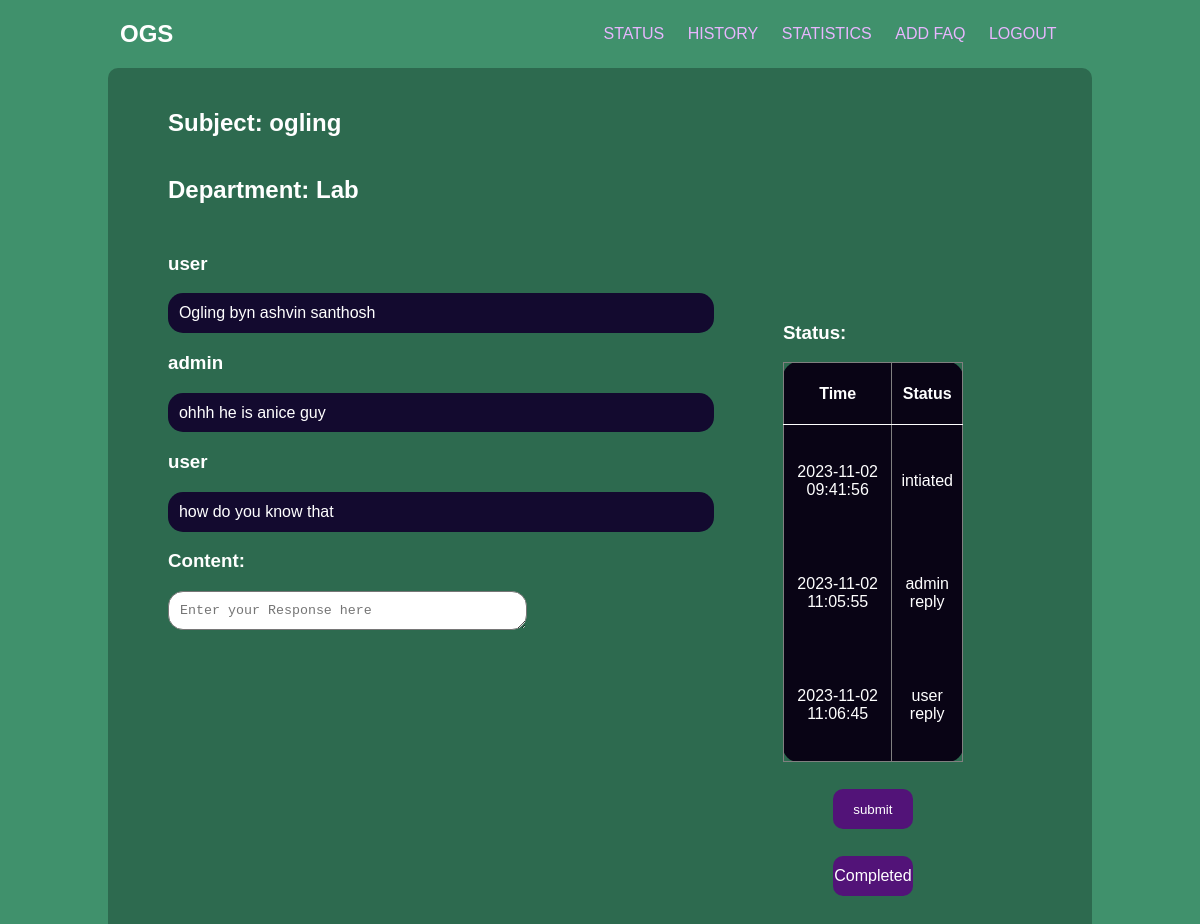
/admin/TicketReview.php?id=3, run on the app's committed database.
### tables this page shows
CREATE TABLE IF NOT EXISTS `tbl_ticket` (
  `t_id` int(11) NOT NULL AUTO_INCREMENT,
  `user_id` int(11) NOT NULL,
  `t_content` varchar(300) NOT NULL,
  `t_subject` varchar(30) NOT NULL,
  `t_department` varchar(30) NOT NULL,
  `t_file` blob NOT NULL,
  `t_active` varchar(10) NOT NULL,
  PRIMARY KEY (`t_id`)
);

CREATE TABLE IF NOT EXISTS `tbl_reply` (
  `t_id` int(11) NOT NULL,
  `t_time` datetime NOT NULL DEFAULT CURRENT_TIMESTAMP ON UPDATE CURRENT_TIMESTAMP,
  `t_role` varchar(6) NOT NULL,
  `t_reply` varchar(300) NOT NULL,
  `t_status` text NOT NULL
);

### admin/TicketReview.php (the view, shortened to what this page needs)
<html>
	<head>
		<link rel="stylesheet" type="text/css" href="../style.css">
	</head>
	<body>
		<header>
			<nav>
				<div class="title">
					<h2>OGS</h2>
				</div>
				<div class="links">
					<a href="./Status.php">STATUS</a>
					<a href="./History.php">HISTORY</a>
					<a href="./stat.php">STATISTICS</a>
					<a href="./FAQ.php">ADD FAQ</a>
					<a href = "../logout.php">LOGOUT</a>
				</div>
			</nav>
		</header>
		<?php
		$id = $_GET['id'];
		$sql = "SELECT * FROM `tbl_reply` where t_id ='$id' ORDER BY `t_time` ASC";
		$result = mysql_query($sql);
	?>
		<div class="container">
			<h2>Subject:<?php
				$subject_q = "SELECT t_subject FROM `tbl_ticket` where t_id='$id'";
				$subject_r = mysql_query($subject_q);
				$value = mysql_fetch_row($subject_r);
				echo"  $value[0]";
			 ?></h2>
			<h2>Department:<?php
				$subject_q = "SELECT t_department FROM `tbl_ticket` where t_id='$id'";
				$subject_r = mysql_query($subject_q);
				$value = mysql_fetch_row($subject_r);
				echo"  $value[0]";
			 ?></h2>
			<form action="./TicketReview.php" method="GET">
				<div class="left">
					<div class="user">
					<?php
						while($row = mysql_fetch_array($result)){
					?>
						<h3><?php echo $row['t_role'];?></h3>
						<p>
							<?php echo $row['t_reply'];?>
						</p>
					<?php
						}
					?>
		</div>
					<div class="content">
						<h3>Content: </h3>
						<textarea rows="1" cols="40" name ="content" placeholder="Enter your Response here" required></textarea>
					</div>
				</div>
				<div class="right">
					<div class="status">
						<h3>Status:</h3>
						<div class="status_con">
							<table Bgcolor="#090415" border="1" frame="hside" rules="cols">
								<tr>
									<th>Time</th>
									<th>Status</th>
								</tr>
								<?php
									$sql = "SELECT * FROM `tbl_reply` where t_id ='$id'ORDER BY `t_time` ASC";
									$result=mysql_query($sql);
									while($row = mysql_fetch_array($result)){
								?>
								<tr>
									<td><?php echo $row['t_time'];?></htd>
									<td><?php echo $row['t_status'];?></htd>
								</tr>
								<?php
									}
								?>
							</table>
						</div>
					</div>
					<div class="submit">
						<input class="btnhov" type="submit" name ="submit" value="submit"/>
					</div>
					<div class="submit">
						<a href=<?php echo "./complete.php?id=$id"?> class="complete">Completed</a>
					</div>
				</div>
			</form>
		</div>
	</body>
</html>
	</body>
</html>

### style.css (style rules this page uses)
body { font-family : Arial,sans-serif; margin: 0; padding: 0; background-color: #40916C; height: auto; display: flex; justify-content: center; align-items: center; color: white; }
header> nav { width: 80vw; display: flex; align-items: center; justify-content: space-between; }
.links { width: 500px; display: flex; justify-content: space-evenly; }
.links > a { text-decoration: none; color: #e8b6ff; }
h2,p { text-align: center; }
h2 { font-size: 1.5rem; font-weight: 10px; text-align: center; }
.container { height: 70%; width: 350px; padding: 1%; border-radius: 10px; background-color: #2D6A4F; animation: x 3s ease-out; }

### admin/TicketReview.php (style rules this page uses)
body { flex-direction: column; }
.container { width: 80vw; height: 115vh ; }
.container > h2 { flex-direction: row; text-align: start; justify-content: center; padding:1% 5%; }
.left { height: 50vh; width: 60vw; }
p { text-align: left; padding: 2%; background-color: #130a2f; border-radius: 15px; }
.right { height: 50vh; padding: 8%; }
form { display: flex; padding: 0% 5%; }
table { height: 50vh; width: 15vw; border-radius: 15px; text-align: center; border-collapse: collapse; }
td,th,tr { border-radius: 15px; }
th { border-bottom: .5px solid white; }
input[type="submit"] { border-radius: 10px; border: none; background-color: #521378; color: white; width: 80px; height: 40px; }
.complete { border-radius: 10px; border: none; background-color: #521378; color: white; width: 80px; height: 40px; text-decoration: none; display: grid; place-content: center; }
.submit { display: flex; align-items: center; justify-content: center; margin: 15%; }
input,textarea { border-radius: 15px; padding: 2%; }

### data on the page
tbl_ticket: t_subject "ogling", t_department "Lab"
tbl_reply: t_role "user", t_reply "Ogling byn ashvin santhosh", t_time "2023-11-02 09:41:56", t_status "intiated"
tbl_reply: t_role "admin", t_reply "ohhh he is anice guy", t_time "2023-11-02 11:05:55", t_status "admin reply"
tbl_reply: t_role "user", t_reply "how do you know that", t_time "2023-11-02 11:06:45", t_status "user reply"
